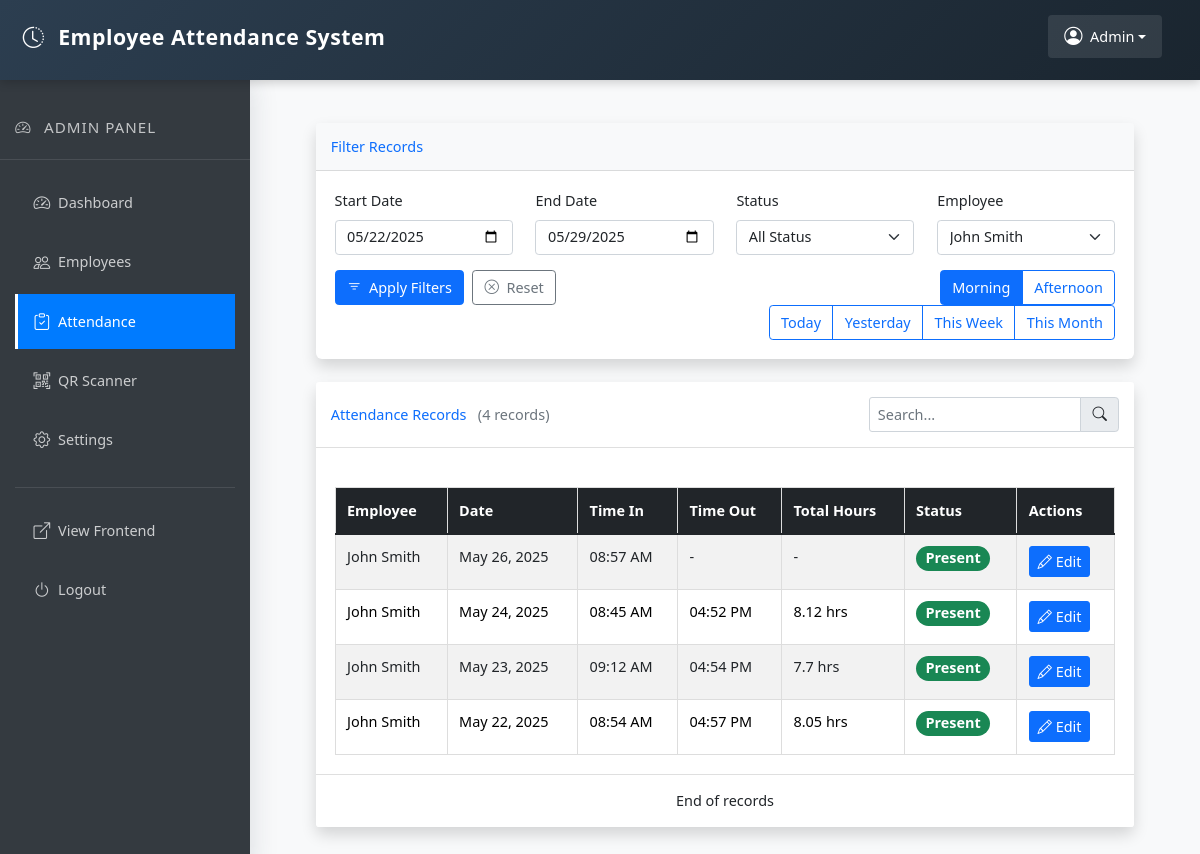
Screenshot of /views/admin/attendance.php?employee_id=1 (signed in) with the database file from the repository.
### tables this page shows
CREATE TABLE `morning_time_log` (
  `id` int(11) NOT NULL,
  `employee_id` int(11) NOT NULL,
  `time_in` datetime DEFAULT NULL,
  `time_out` datetime DEFAULT NULL,
  `status` enum('present','late','absent') DEFAULT 'absent'
);

CREATE TABLE `users` (
  `id` int(11) NOT NULL,
  `username` varchar(50) NOT NULL,
  `password` varchar(255) NOT NULL,
  `email` varchar(100) NOT NULL,
  `code` varchar(255) NOT NULL,
  `created_at` timestamp NOT NULL DEFAULT current_timestamp()
);

### views/admin/attendance.php (the view, shortened to what this page needs)
<!DOCTYPE html>
<html lang="en">
<head>
    <link rel="stylesheet" href="../../assets/css/admin.css">
    <link rel="stylesheet" href="../../assets/css/bootstrap.min.css">
    <link rel="stylesheet" href="https://cdnjs.cloudflare.com/ajax/libs/font-awesome/6.0.0-beta3/css/all.min.css">
    <link rel="stylesheet" href="https://cdn.jsdelivr.net/npm/bootstrap-icons@1.7.2/font/bootstrap-icons.css">
</head>
<body>
    <?php
    require_once '../../includes/admin/header.php';
    require_once '../../includes/admin/sidebar.php';
    require_once '../../db/connect.php';
    $startDate = isset($_GET['start_date']) ? $_GET['start_date'] : date('Y-m-d', strtotime('-7 days'));
    $endDate = isset($_GET['end_date']) ? $_GET['end_date'] : date('Y-m-d');
    $status = isset($_GET['status']) ? $_GET['status'] : 'all';
    $employeeId = isset($_GET['employee_id']) ? $_GET['employee_id'] : '';
    $employeesQuery = "SELECT id, username as name FROM users ORDER BY username";
    $employeesResult = $conn->query($employeesQuery);
    $employees = [];
    while ($row = $employeesResult->fetch_assoc()) {
        $employees[] = $row;
    }
    ?>
    <div class="main-content">
        <div class="container-fluid mt-4">
            <div class="content-wrapper">
                <div class="container-fluid">
                    <div class="card shadow mb-4">
                        <div class="card-header py-3 bg-light">
                            <h6 class="m-0 font-weight-bold text-primary">Filter Records</h6>
                        </div>
                        <div class="card-body">
                            <form method="GET" action="" id="filterForm">
                                <div class="row">
                                    <div class="col-md-3 mb-3">
                                        <label for="start_date" class="form-label">Start Date</label>
                                        <input type="date" class="form-control" id="start_date" name="start_date"
                                               value="<?php echo htmlspecialchars($startDate); ?>">
                                    </div>
                                    <div class="col-md-3 mb-3">
                                        <label for="end_date" class="form-label">End Date</label>
                                        <input type="date" class="form-control" id="end_date" name="end_date"
                                               value="<?php echo htmlspecialchars($endDate); ?>">
                                    </div>
                                    <div class="col-md-3 mb-3">
                                        <label for="status" class="form-label">Status</label>
                                        <select class="form-select" id="status" name="status">
                                            <option value="all" <?php echo ($status == 'all') ? 'selected' : ''; ?>>All Status</option>
                                        </select>
                                    </div>
                                    <div class="col-md-3 mb-3">
                                        <label for="employee_id" class="form-label">Employee</label>
                                        <select class="form-select" id="employee_id" name="employee_id">
                                            <?php foreach ($employees as $employee): ?>
                                                <option value="<?php echo $employee['id']; ?>"
                                                       <?php echo ($employeeId == $employee['id']) ? 'selected' : ''; ?>>
                                                    <?php echo htmlspecialchars($employee['name']); ?>
                                                </option>
                                            <?php endforeach; ?>
                                        </select>
                                    </div>
                                </div>
                                <div class="row">
                                    <div class="col-md-6">
                                        <div class="d-flex gap-2">
                                            <button type="submit" class="btn btn-primary">
                                                <i class="bi bi-filter me-1"></i> Apply Filters
                                            </button>
                                            <a href="attendance.php" class="btn btn-outline-secondary">
                                                <i class="bi bi-x-circle me-1"></i> Reset
                                            </a>
                                        </div>
                                    </div>
                                    <div class="col-md-6 text-md-end">
                                        <div class="btn-group" role="group">
                                            <button type="button" class="btn btn-outline-primary" onclick="setDateRange('Morning')">Morning</button>
                                            <button type="button" class="btn btn-outline-primary" onclick="setDateRange('Afternoon')">Afternoon</button>
                                        </div>
                                        <div class="btn-group" role="group">
                                            <button type="button" class="btn btn-outline-primary" onclick="setDateRange('today')">Today</button>
                                            <button type="button" class="btn btn-outline-primary" onclick="setDateRange('yesterday')">Yesterday</button>
                                            <button type="button" class="btn btn-outline-primary" onclick="setDateRange('week')">This Week</button>
                                            <button type="button" class="btn btn-outline-primary" onclick="setDateRange('month')">This Month</button>
                                        </div>
                                    </div>
                                </div>
                            </form>
                        </div>
                    </div>
                    <div id="morningAttendanceContainer">
                        <?php require_once '../../includes/admin/morning_attendance.php'; ?>
                    </div>
                </div>
            </div>
        </div>
    </div>
</body>
</html>

### includes/admin/morning_attendance.php (shortened to what this page needs)
<?php
require_once '../../db/connect.php';
$startDate = isset($_GET['start_date']) ? $_GET['start_date'] : date('Y-m-d', strtotime('-7 days'));
$endDate = isset($_GET['end_date']) ? $_GET['end_date'] : date('Y-m-d');
$employeeId = isset($_GET['employee_id']) ? $_GET['employee_id'] : '';
$query = "SELECT t.*, u.username
          FROM morning_time_log t
          JOIN users u ON t.employee_id = u.id
          WHERE 1=1";
if ($startDate) {
    $query .= " AND DATE(t.time_in) >= '$startDate'";
}
if ($endDate) {
    $query .= " AND DATE(t.time_in) <= '$endDate'";
}
if ($employeeId) {
    $query .= " AND t.employee_id = $employeeId";
}
$query .= " ORDER BY t.time_in DESC";
$result = $conn->query($query);
$totalRecords = $result->num_rows;
?>
<div class="card shadow mb-4">
    <div class="card-header py-3 d-flex justify-content-between align-items-center bg-white">
        <h6 class="m-0 font-weight-bold text-primary">
            Attendance Records
            <span class="text-muted ms-2">(<?php echo $totalRecords; ?> records)</span>
        </h6>
        <div class="input-group" style="width: 250px;">
            <input type="text" id="searchReport" class="form-control form-control-sm" placeholder="Search...">
            <span class="input-group-text"><i class="bi bi-search"></i></span>
        </div>
    </div>
    <div class="card-body">
        <div class="table-responsive" id="reportTableContainer">
            <table class="table table-striped table-hover" id="reportTable">
                <thead class="table-dark">
                    <tr>
                        <th>Employee</th>
                        <th>Date</th>
                        <th>Time In</th>
                        <th>Time Out</th>
                        <th>Total Hours</th>
                        <th>Status</th>
                        <th>Actions</th>
                    </tr>
                </thead>
                <tbody>
                    <?php if ($result->num_rows == 0): ?>
                        <tr>
                            <td colspan="7" class="text-center">No records found</td>
                        </tr>
                    <?php else: ?>
                        <?php while($row = $result->fetch_assoc()): ?>
                            <?php
                            $hours = '-';
                            if (!empty($row['time_out'])) {
                                $timeIn = new DateTime($row['time_in']);
                                $timeOut = new DateTime($row['time_out']);
                                $interval = $timeIn->diff($timeOut);
                                $hours = $interval->h + ($interval->i / 60);
                                $hours = round($hours, 2) . ' hrs';
                            }
                            ?>
                            <tr>
                                <td><?php echo htmlspecialchars($row['username']); ?></td>
                                <td><?php echo date('M d, Y', strtotime($row['time_in'])); ?></td>
                                <td><?php echo date('h:i A', strtotime($row['time_in'])); ?></td>
                                <td><?php echo $row['time_out'] ? date('h:i A', strtotime($row['time_out'])) : '-'; ?></td>
                                <td><?php echo $hours; ?></td>
                                <td>
                                    <span class="badge rounded-pill <?php
                                        echo match($row['status']) {
                                            'present' => 'bg-success',
                                            'late' => 'bg-warning',
                                            'absent' => 'bg-danger',
                                            default => 'bg-secondary'
                                        };
                                    ?>">
                                        <?php echo ucfirst($row['status']); ?>
                                    </span>
                                </td>
                                <td>
                                    <button class="btn btn-sm btn-primary" onclick="editAttendance(<?php echo $row['id']; ?>, '<?php echo htmlspecialchars($row['username']); ?>', '<?php echo $row['time_in']; ?>', '<?php echo $row['time_out']; ?>', '<?php echo $row['status']; ?>')">
                                        <i class="bi bi-pencil me-1"></i>Edit
                                    </button>
                                </td>
                            </tr>
                        <?php endwhile; ?>
                    <?php endif; ?>
                </tbody>
            </table>
        </div>
    </div>
    <div class="card-footer bg-white text-center">
        <p class="mt-2 mb-2">End of records</p>
    </div>
</div>

### assets/css/admin.css (style rules this page uses)
body { font-family: Arial, sans-serif; background-color: #f4f4f4; margin: 0; padding: 0; }
.main-content { margin-left: 250px; padding: 20px; }
.card { box-shadow: 0 0 10px rgba(0,0,0,0.1); }
.table { width: 100%; border-collapse: collapse; margin: 20px 0; }
.table th, .table td { border: 1px solid #ddd; padding: 8px; }
.table th { background-color: #4CAF50; color: white; }

### includes/admin/header.php (style rules this page uses)
html, body { padding: 0; margin: 0; height: 100%; overflow-x: hidden; background-color: #f8f9fa; font-size: 0.95rem !important; }
.main-content { margin-top: 80px; margin-left: 250px; padding: 20px; min-height: calc(100vh - 80px); transition: margin-left 0.3s; position: relative; background-color: #f8f9fa; z-index: 5; font-size: 0.95rem !important; }
.main-content h2, .main-content h3, .main-content h4, .main-content h5, .main-content h6 { margin-bottom: 1rem; }
.main-content .card { margin-bottom: 1.5rem; }
.main-content .table th, .main-content .table td { padding: 0.75rem; font-size: 0.95rem !important; }
.main-content .form-control { font-size: 0.95rem !important; }
.main-content .btn { font-size: 0.95rem !important; }
.card-body { padding: 1.25rem; }
.table { margin-bottom: 0; font-size: 0.95rem !important; }
.card { box-shadow: 0 4px 6px rgba(0,0,0,0.1); border: none; margin-bottom: 20px; border-radius: 6px; }

### includes/admin/sidebar.php (style rules this page uses)
.sidebar, .main-content { font-size: 0.95rem !important; }

### rows the page displays
morning_time_log: employee.username "John Smith", time_in "May 26, 2025", time_in "08:57 AM", hours "-", status "Present"
morning_time_log: employee.username "John Smith", time_in "May 24, 2025", time_in "08:45 AM", time_out "04:52 PM", hours "8.12 hrs", status "Present"
morning_time_log: employee.username "John Smith", time_in "May 23, 2025", time_in "09:12 AM", time_out "04:54 PM", hours "7.7 hrs", status "Present"
morning_time_log: employee.username "John Smith", time_in "May 22, 2025", time_in "08:54 AM", time_out "04:57 PM", hours "8.05 hrs", status "Present"

### other values shown
$totalRecords "4"
form field employee_id "John Smith"
